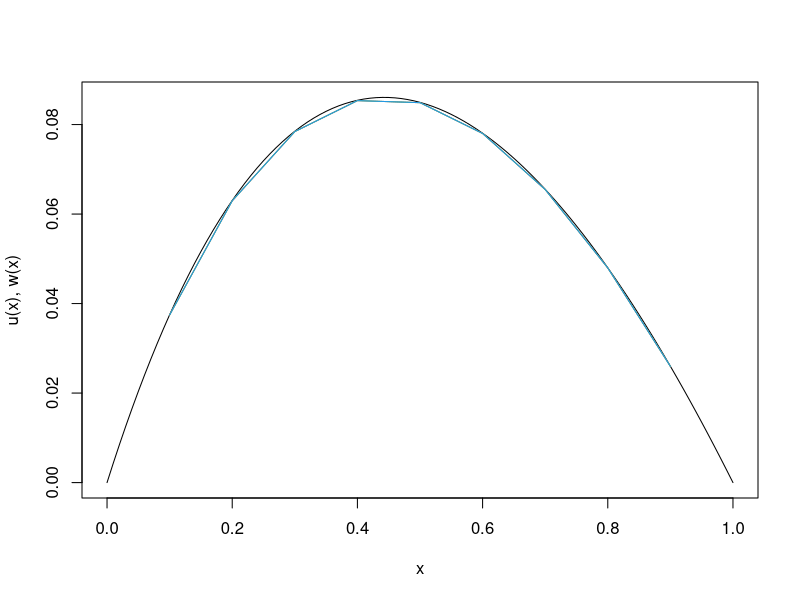

This chart was generated by the following R code: (Note: this script raises an error after producing the figure.)
# Exercitiu

l<-1
n<-10
ka<-function(x)
  return<-x+1

h <- l/n
h

#fixam nodurile interioare
varx<-vector("numeric", length=(n-1))

for(i in 1:(n-1))
{
  varx[i]=i*h
}

#Calculam elementele sj, si, bj
s<-vector("numeric", length=(n-1))
for(j in 1:(n-1)){
  s[j]<-h+(j+0.5)*h^2
}
s
s0<-h+0.5*h^2
s0
b<-h
b

#Construim Matricea K

K<-array(0, dim=c((n-1), (n-1)))
K[1,1] <- (s0+s[1])/h^2

for(i in 2:(n-1)){
  K[i,i] <- (s[i-1]+s[i])/h^2
}

for(i in 1:(n-2)){
  K[i, i+1] <- -s[i]/h^2
}

for (i in 1:(n-2)){
  K[i+1, i] <- -s[i]/h^2
}
K

bv <- vector("numeric", length=(n-1))

for(i in 1:(n-1)){
  bv[i]<-b
}
bv

#Rezolvam sistemul Kc=b
#Algoritm de eliminare Gauss cu pivotare partiala

N=(n-1)

for(k in 1:(N-1)){# primul for
  am<-abs(K[k,k])# caut cel mai mare element pe coloana k=1,2,.... de la diagonala de jos
  l<-k
  for(k1 in (k+1):N){
    if(abs(K[k1,k])>am){
      am<-abs(K[k1,k])
      l<-k1
    }# end if
  }# end for 2
  if(l>k) { # schimba randurile l cu k
    for(j1 in k:N){ # for 3, ne plimbam pe cele 2 linii
      hold<-K[k,j1]
      K[k,j1]<-K[l,j1]
      K[l,j1]<-hold
    } # end for 3
    hold<-bv[k]#schimba si elementele l cu k in vectorul fc
    bv[k]<-bv[l]
    bv[l]<-hold
  }# end if pentru permutare linii
  ### eleminarea necunoscutelor pe rand
  
  ### eleminarea necunoscutelor pe rand
  
  ### impart ecuatia k cu pivotul A[k,k]
  hold2<-K[k,k]
  bv[k]<-bv[k]/hold2
  for(j1 in k:N) ## for 4
  {
    K[k,j1]<-K[k,j1]/hold2
  } ## end for 4
  for(i1 in (k+1):N) ## for 5 ciclu dupa linile ramase
  {
    bv[i1]<-bv[i1]-K[i1,k]*bv[k]
    for(j1 in (k+1):N) ## for 6 ma plimb pe linile am mutat contrulul k->k
    {
      K[i1,j1]<-K[i1,j1]-K[i1,k]*K[k,j1] ## scad din linie i1 linia k j matricia la pivot si inmulita cu prim elem din linia j1
      
    } 
  }
}
hold<-K[N,N]
K[N,N]<-K[N,N]/hold
bv[N]<-bv[N]/hold
K

xx<-vector("numeric",length= N)
xx[N]<-bv[N]
for(i in (N-1):1)
{
  su<-0
  for(i1 in (i+1):N)
  {
    su<-su+K[i,i1]*xx[i1]
  }
  xx[i]<-bv[i]-su
}
xx

c<-vector("numeric", length=N)
for(i in 1:N){
  c[i]<-xx[i]
}
c

vx<-seq(0,1,0.01)
u<-function(x)
  return<- -x+log(x+1)/log(2)

plot(vx, u(vx),type='l', xlab='x', ylab="u(x), w(x)")
lines(varx,c,col="2")

lines(varx,c,col="3")
lines(varx,c,col="4")
legend(locator(1), c("u", "w_5", "w_10", "w_20"), col=c(1,2,3,4),pch=16,cex=0.8)

#Calculam erori in noduri
u_er <- vector("numeric", length=N)
for(i in 1:N){
  u_er[i] <- c[i]-i(i*h)
}
u_er
